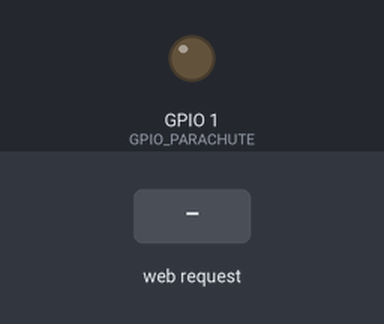
A sketch run on a simulated ESP8266 (NodeMCU). Shown: output pins drawn as LEDs (lit = HIGH). The inputs (shaded band) are chosen by the test bench. What the sketch prints to the serial monitor is not drawn.

Above: at 1.2 s.
1.3 s: HTTP request GET /deploy received
At 1.6 s:
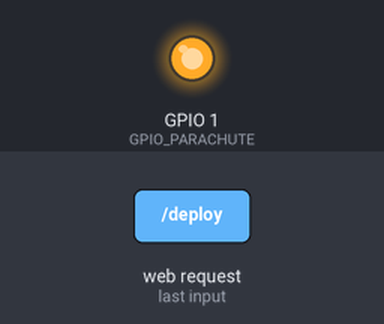
Timing chart, 0 to 4.3 s (numbered marks = the images above; inputs shaded):
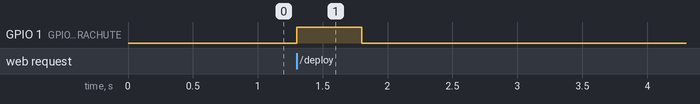

Measured:
- after the input at 1.3 s, GPIO 1 (GPIO_PARACHUTE): LOW → HIGH at once, → LOW 0.50 s later

The sketch:

wifi.ino
```cpp
#include <ESP8266WiFi.h>
#include <ESP8266WebServer.h>

#define GPIO_PARACHUTE 1 //TX

// Replace with your desired credentials
const char *ssid = "czarus";
const char *password = ""; // Password can be between 8 and 64 characters
ESP8266WebServer server(80);

void handleRoot() {  // HTML & CSS content for the web page
  String HTML = "<html>\
  <head>\
    <title>ESP8266 Parachute Deploy</title>\
    <style>\
      body { background-color: #def; font-family: Arial, sans-serif; text-align: center; margin-top: 50px; }\
      .button { padding: 15px 25px; font-size: 24px; text-align: center; cursor: pointer; outline: none; color: #fff; background-color: #008CBA; border: none; border-radius: 15px; box-shadow: 0 9px #999; }\
      .button:hover {background-color: #0077A7}\
      .button:active { background-color: #0077A7; box-shadow: 0 5px #666; transform: translateY(4px); }\
    </style>\
  </head>\
  <body>\
    <h1>ESP8266 Parachute Controller</h1>\
    <form action=\"/deploy\">\
      <input type=\"submit\" class=\"button\" value=\"DEPLOY PARACHUTE!\"/>\
    </form>\
  </body>\
</html>";

  server.send(200, "text/html", HTML); // Send HTTP status 200 (Ok) and send some text to the browser/client
}

void handleDeployParachute() {
  digitalWrite(GPIO_PARACHUTE, HIGH); // Set TX GPIO 1 high
  delay(500);
  digitalWrite(GPIO_PARACHUTE, LOW);
  //server.send(200, "text/plain", "Parachute Deployed!");
}

void setup() {
  Serial.begin(115200); // Starts serial communication
  Serial.println();

  //init parachute deploy
  pinMode(GPIO_PARACHUTE, OUTPUT); // Set GPIO 2 as output
  digitalWrite(GPIO_PARACHUTE, LOW); // Initialize GPIO 2 to low

  // Setting the ESP as an access point
  Serial.print("Setting AP (Access Point)…");
  // Remove the password parameter if you want the AP to be open
  WiFi.softAP(ssid, password);

  IPAddress IP = WiFi.softAPIP(); // Get the ESP's IP address
  server.on("/", HTTP_GET, handleRoot); // Serve the HTML form at root
  server.on("/deploy", HTTP_GET, handleDeployParachute); // Handle form submission
  server.begin();
  Serial.println("HTTP server started");

}

void loop() {
  server.handleClient();
}
```
